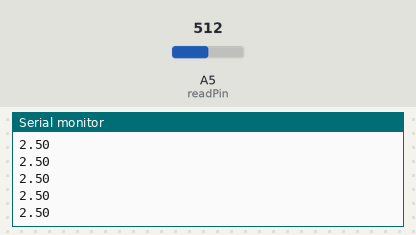
The sketch below on a simulated Arduino Uno, built with avr-gcc and run on an emulated ATmega328P. On the bench: the last lines printed to the serial monitor. The inputs (shaded band) are chosen by the test bench; at power-on: A5 (readPin) = 512.

Above: at 1.2 s.
1.3 s: A5 (readPin) set to 716
At 1.9 s:
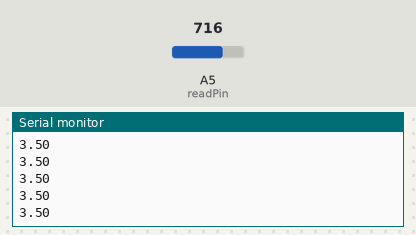
2.8 s: A5 (readPin) set to 900
At 3.4 s:
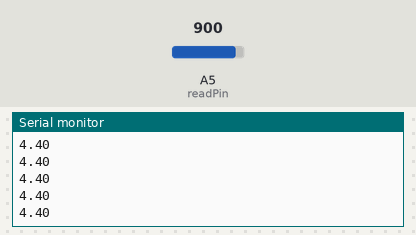
Timing chart, 0 to 5.8 s (numbered marks = the images above; inputs shaded):
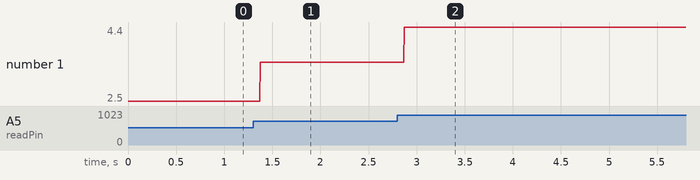

Measured:
- after the input at 1.3 s, the serial monitor: prints a new line after 0.07 s (image 1)
- after the input at 2.8 s, the serial monitor: prints a new line after 0.07 s (image 2)
- plotted number 1: 2.5 → 3.5 after the input at 1.3 s, 3.5 → 4.4 after the input at 2.8 s

The sketch:

dimmer.ino
```cpp
//Reading Voltage

int readPin = A5;
float calcVal = 0;

void setup()
{
  pinMode(readPin, INPUT);
  Serial.begin(9600);
}

void loop()
{
  calcVal = (5. /1023. ) * (analogRead(readPin)); //convert from 0-1023 to 0-5v values
  Serial.println( calcVal);
}
```
